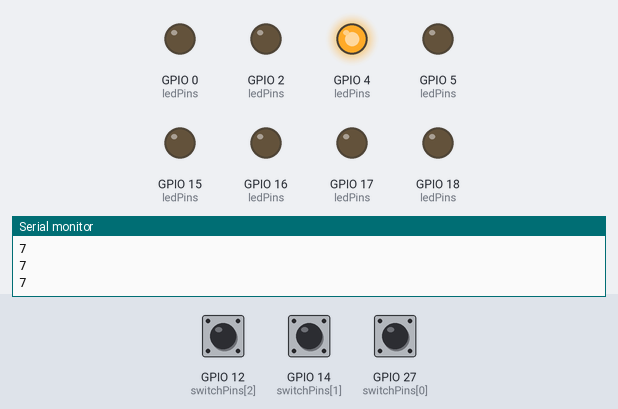
This sketch was run on a simulated ESP32. Parts: output pins drawn as LEDs (lit = HIGH), the last lines printed to the serial monitor. The inputs (shaded band) are chosen by the test bench; at power-on: GPIO 14 (switchPins[1]) HIGH, GPIO 12 (switchPins[2]) HIGH, GPIO 27 (switchPins[0]) HIGH.

Above: at 2.4 s.
2.5 s: GPIO 14 (switchPins[1]) pulled LOW for 3.2 s
At 2.9 s:
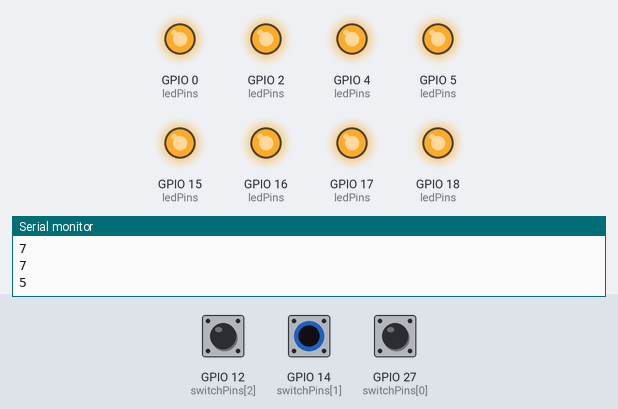
7.2 s: GPIO 12 (switchPins[2]) pulled LOW for 3.2 s
At 11.85 s:
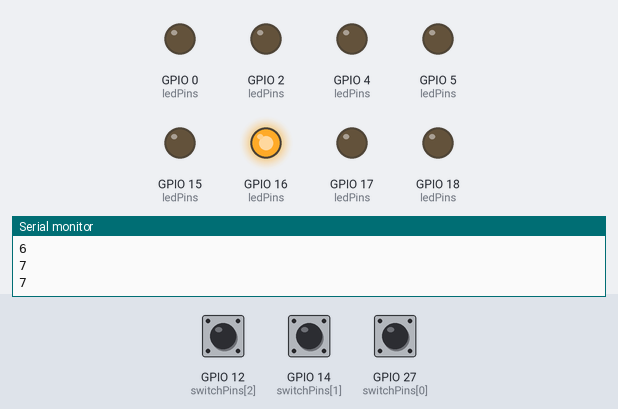
11.9 s: GPIO 27 (switchPins[0]) pulled LOW for 3.2 s
At 13.45 s:
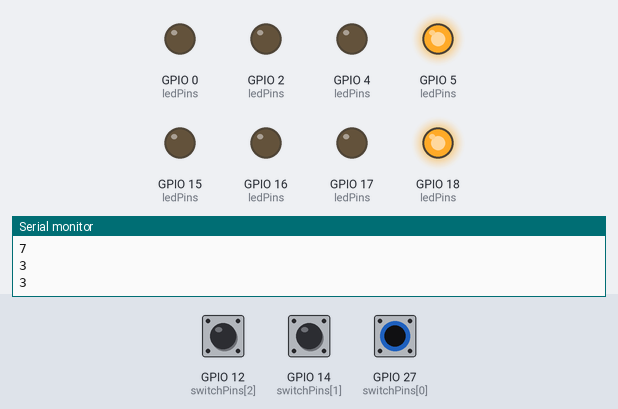
16.6 s: GPIO 14 (switchPins[1]) pulled LOW for 3.2 s
At 21.5 s:
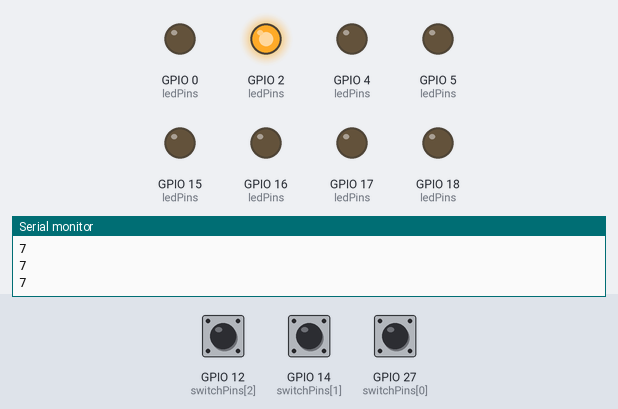
22.8 s: GPIO 27 (switchPins[0]) pulled LOW for 3.2 s
28.8 s: GPIO 27 (switchPins[0]) pulled LOW for 0.2 s
Timing chart, 0 to 36.7 s (numbered marks = the images above; inputs shaded):
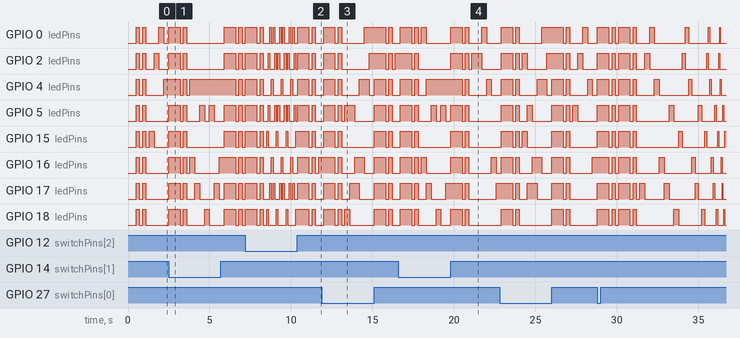

The sketch:

RunningLights.ino
```cpp
// Define the LED pins
#include "Animations.h"
#include "LedArray.h"
#include "SwitchFuncs.h"

int ledPins[] = {18, 5, 17, 16, 4, 0, 2, 15};


LedArray ledArray(ledPins);
int currentAnimation = 0;


void setup() {

  // Set the LED pins as outputs

  Serial.begin(9600);
  ledArray.initialize();
}


void transition() {
  while (true) {
    int currentFrameNumber = transitionAnimation.getCurrentFrameNumber();
    if (currentFrameNumber == 5) {
      transitionAnimation.reset();
      break;
    }

    int* currentFrame = transitionAnimation.getCurrentFrame();
    ledArray.displayFrame(currentFrame);

    delay(transitionAnimation.getCurrentFrameDelay());

    transitionAnimation.nextFrame();
  }
}


void playAnimation(int animationIndex) {
  animations[animationIndex].reset();

  while (true) {
    int* currentFrame = animations[animationIndex].getCurrentFrame();
    int reading = readSwitches();

    Serial.println(reading);

    if (reading != currentAnimation) {
      currentAnimation = reading;

      break;
    }

    ledArray.displayFrame(currentFrame);

    delay(animations[animationIndex].getCurrentFrameDelay());

    animations[animationIndex].nextFrame();
  }


}


void loop() {
  currentAnimation = readSwitches();

  transition();
  playAnimation(currentAnimation);

}
```

LedArray.h
```cpp
#ifndef LedArray_h
#define LedArray_h

#include "Arduino.h"

class LedArray {
  private:
    int* outputPins;

  public:
    LedArray(int*outputPins) {
      this-> outputPins  = outputPins;
    }

    void displayFrame(int* frame) {
      for (int i = 0; i < 8; i++) {
        digitalWrite(outputPins[i], frame[i]);
      }
    }

    void turnOff() {
      for (int i = 0; i < 8; i++) {
        digitalWrite(outputPins[i], 0);
      }
    }

    void initialize() {
      for (int i = 0; i < 8; i++) {
        pinMode(outputPins[i], OUTPUT);
      }
    }


};

#endif
```

SwitchFuncs.h
```cpp
#include "Arduino.h"

int switchPins[] = {27, 14, 12};

int binaryToDecimal(String binaryString) {
  // Convert binary string to decimal integer using strtol()
  int decimal = strtol(binaryString.c_str(), NULL, 2);

  return decimal;
}

int readSwitches() {
  // Read the state of each switch
  int switch1State = digitalRead(switchPins[0]);
  int switch2State = digitalRead(switchPins[1]);
  int switch3State = digitalRead(switchPins[2]);

  // Combine the switch states into a binary string
  String binaryString = String(switch1State) + String(switch2State) + String(switch3State);
  int reading = binaryToDecimal(binaryString);

  return reading;
}
```

Source omitted: Animations.h (data table, 5568 bytes)
